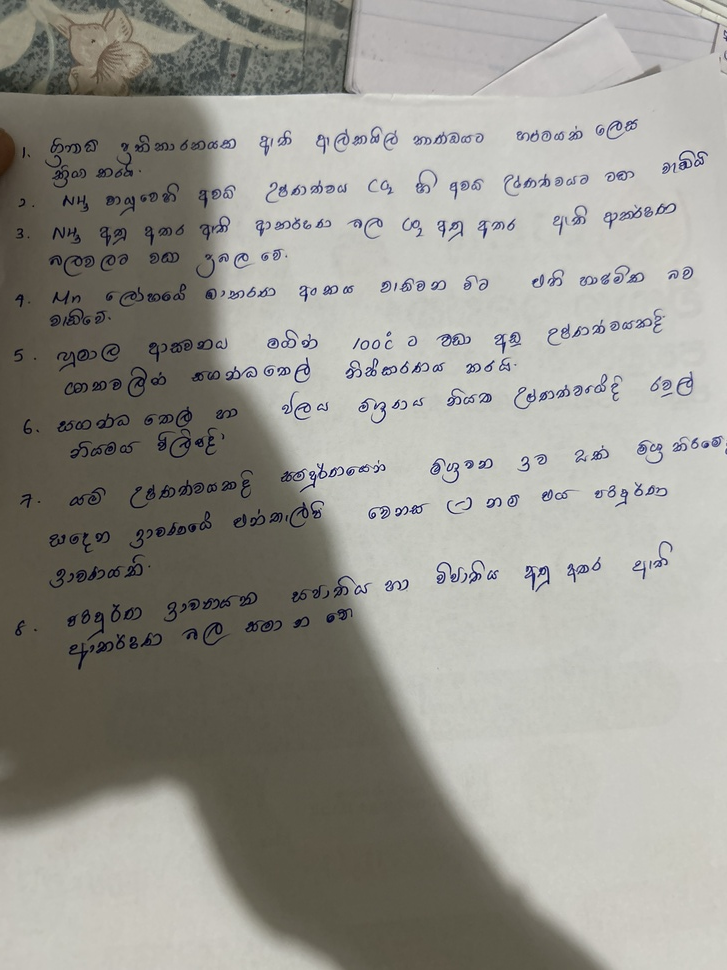
#> input picture classified_images/clear/03ea7a69-c091-4882-ba9f-65fab193ffc0_1753446466752.jpg, 727 x 970 px, shrunk from 3024 x 4032 before the run
$ python -i image_classifier.py   (imports and definitions only)   (older library calls are emulated)
#> lines starting #> are read from the running program, lines starting #| are printed output that depends on the picture
import cv2
import numpy as np
import pytesseract
from PIL import Image
import os
import pandas as pd
import matplotlib.pyplot as plt
from pathlib import Path
import shutil

class OCRImageClassifier:
    def __init__(self, tesseract_path=None):
        """
        Initialize the OCR Image Classifier
        """
        # Set tesseract path if provided (Windows users might need this)
        if tesseract_path:
            pytesseract.pytesseract.tesseract_cmd = tesseract_path

        # Classification thresholds
        self.blur_threshold = 100.0
        self.contrast_threshold = 0.3
        self.ocr_confidence_threshold = 40.0
        self.min_text_length = 3

    def calculate_blur_score(self, image):
        """
        Calculate blur score using Laplacian variance
        Higher values indicate sharper images
        """
        gray = cv2.cvtColor(image, cv2.COLOR_BGR2GRAY)
        laplacian_var = cv2.Laplacian(gray, cv2.CV_64F).var()
        return laplacian_var

    def calculate_contrast_score(self, image):
        """
        Calculate contrast score using standard deviation
        Higher values indicate better contrast
        """
        gray = cv2.cvtColor(image, cv2.COLOR_BGR2GRAY)
        return gray.std()

    def calculate_brightness_score(self, image):
        """
        Calculate average brightness
        """
        gray = cv2.cvtColor(image, cv2.COLOR_BGR2GRAY)
        return gray.mean()

    def calculate_noise_score(self, image):
        """
        Estimate noise using high frequency components
        Lower values indicate less noise
        """
        gray = cv2.cvtColor(image, cv2.COLOR_BGR2GRAY)
        # Apply Gaussian blur and subtract from original
        blurred = cv2.GaussianBlur(gray, (5, 5), 0)
        noise = cv2.subtract(gray, blurred)
        return noise.std()

    def get_ocr_confidence(self, image):
        """
        Get OCR confidence score using Tesseract
        """
        try:
            # Convert BGR to RGB for PIL
            rgb_image = cv2.cvtColor(image, cv2.COLOR_BGR2RGB)
            pil_image = Image.fromarray(rgb_image)

            # Get OCR data with confidence scores
            ocr_data = pytesseract.image_to_data(pil_image, output_type=pytesseract.Output.DICT)

            # Filter out low confidence detections and empty text
            confidences = []
            text_length = 0

            for i, conf in enumerate(ocr_data['conf']):
                text = ocr_data['text'][i].strip()
                if conf > 0 and text:  # Valid detection
                    confidences.append(conf)
                    text_length += len(text)

            if not confidences:
                return 0, 0

            avg_confidence = np.mean(confidences)
            return avg_confidence, text_length

        except Exception as e:
            print(f"OCR error: {e}")
            return 0, 0

    def classify_image(self, image_path):
        """
        Classify a single image as clear or unclear for OCR
        """
        try:
            # Read image
            image = cv2.imread(image_path)
#> image is the input picture: shape (970, 727, 3); mean B, G, R 144, 151.1, 152.6
            if image is None:
                return {"classification": "error", "reason": "Could not read image"}

            # Calculate image quality metrics
            blur_score = self.calculate_blur_score(image)
#> in calculate_blur_score, `laplacian_var = cv2.Laplacian(gray, cv2.CV_64F).var()`: laplacian_var = 1182.6
#> blur_score = 1182.6
            contrast_score = self.calculate_contrast_score(image)
#> contrast_score = 54.62
            brightness_score = self.calculate_brightness_score(image)
#> brightness_score = 150.7
            noise_score = self.calculate_noise_score(image)
#> in calculate_noise_score, `noise = cv2.subtract(gray, blurred)`:
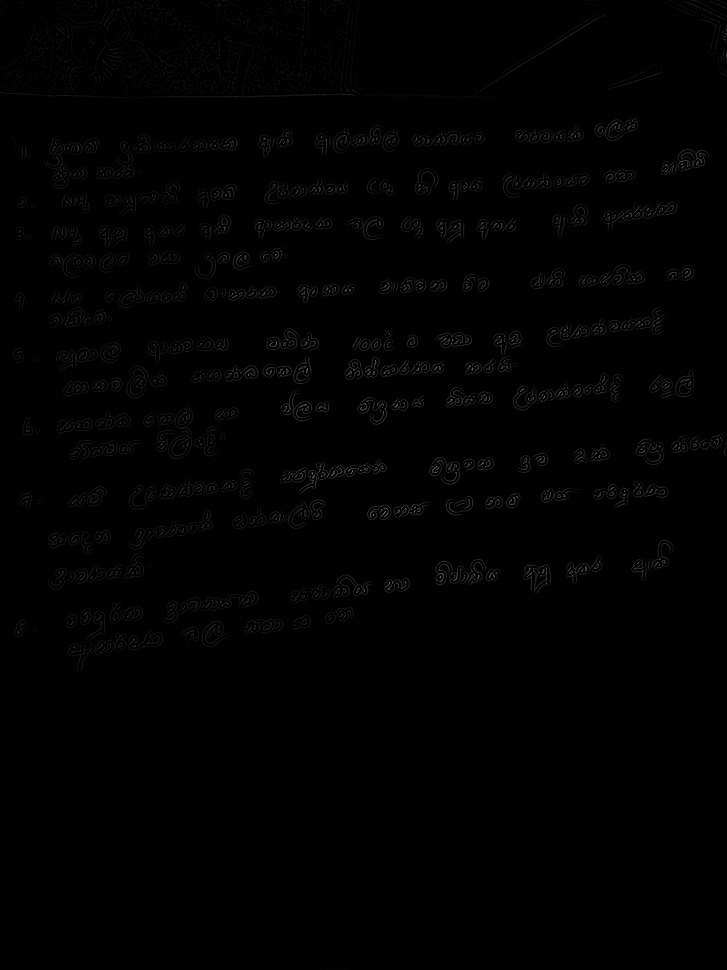
#> noise: shape (970, 727); min 0, max 129, mean 1.5
#> noise_score = 5.74

            # Get OCR confidence
            ocr_confidence, text_length = self.get_ocr_confidence(image)

            # Classification logic
            reasons = []
            score = 0

            # Blur check
            if blur_score >= self.blur_threshold:
                score += 2
            else:
                reasons.append(f"Too blurry (score: {blur_score:.1f})")

            # Contrast check
            if contrast_score >= self.contrast_threshold:
                score += 2
            else:
                reasons.append(f"Low contrast (score: {contrast_score:.1f})")

            # OCR confidence check
            if ocr_confidence >= self.ocr_confidence_threshold and text_length >= self.min_text_length:
                score += 3
            else:
                reasons.append(f"Poor OCR confidence (conf: {ocr_confidence:.1f}, text_len: {text_length})")

            # Brightness check (not too dark or too bright)
            if 50 <= brightness_score <= 200:
                score += 1
            else:
                reasons.append(f"Poor brightness (score: {brightness_score:.1f})")

            # Final classification
            classification = "clear" if score >= 5 else "unclear"

            return {
                "classification": classification,
                "score": score,
                "blur_score": blur_score,
                "contrast_score": contrast_score,
                "brightness_score": brightness_score,
                "noise_score": noise_score,
                "ocr_confidence": ocr_confidence,
                "text_length": text_length,
                "reasons": reasons if classification == "unclear" else []
            }

        except Exception as e:
            return {"classification": "error", "reason": str(e)}

    # [116 lines left out: functions classify_batch, create_report, not called in this run]

# [14 lines not run here, left out]

#> (the run stopped early here; a loop or call above may not have finished)
